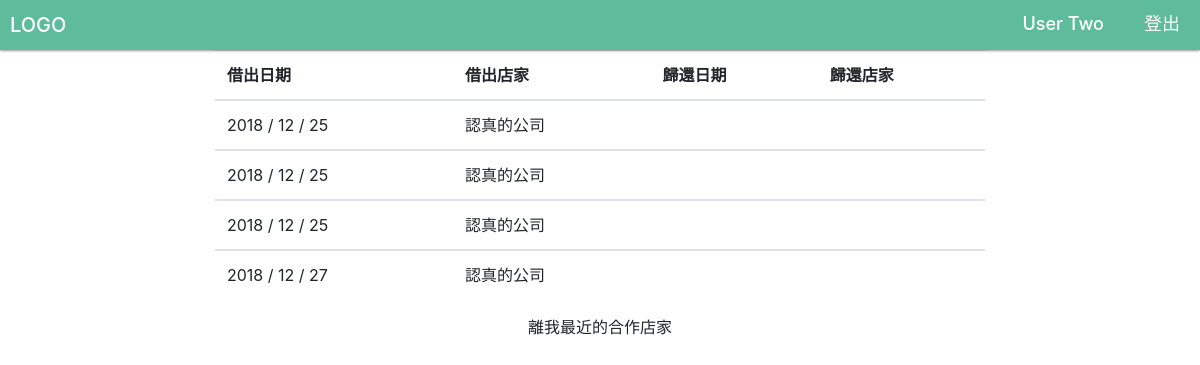
Page /interaction/customer/mycups/ (signed in) on the committed database.
### interaction/models.py (models this page shows, shortened)
class CupUser(AbstractUser):
    phone_number = models.CharField(blank=True, null=True, max_length=10, help_text='e.g. 0912345678')
    address = models.CharField(blank=True, null=True, max_length=300)
    title = models.CharField(blank=True, null=True, max_length=300)
    is_customer = models.BooleanField(default=False, verbose_name='customer status')
    is_business = models.BooleanField(default=False, verbose_name='business status')
    @property
    def name(self):
        if self.first_name and self.last_name:
            english = r'(^[A-Za-z]+$)'
            if re.match(english, self.first_name+self.last_name):
                return ("%s %s" % (self.first_name, self.last_name))
            else:
                return self.last_name+self.first_name
        elif self.title:
            return self.title
        else:
            return self.username

class Record(models.Model):
    cup = models.ForeignKey('Cup', on_delete=models.SET_NULL, blank=True, null=True)
    user = models.ForeignKey('CupUser', related_name='user', on_delete=models.SET_NULL, blank=True, null=True)
    source = models.ForeignKey('CupUser', related_name='source', on_delete=models.SET_NULL, blank=True, null=True)
    destination = models.ForeignKey('CupUser', related_name='destination', on_delete=models.SET_NULL, blank=True, null=True)
    returned_at = models.DateTimeField(auto_now=True)        # record 被更新的時間就是杯子被還回來的時間
    loaned_out_at = models.DateTimeField(auto_now_add=True)  # 杯子被租出去的時間就是 record 建立的時間
    class meta:
        ordering = ['-loaned_out_at']

### interaction/views/customer.py (the view)
# urls.py: path('customer/mycups/', customer.CustomerRecordListView.as_view(), name='customer-view-cups'),
class CustomerRecordListView(LoginRequiredMixin, ListView):
    model = Record
    template_name ='customer_record.html'
    context_object_name = 'checked_out_records' # default is 'record_list'
    paginate_by = 10
    def get_queryset(self):
        return Record.objects.filter(user=self.request.user).order_by('loaned_out_at')

### interaction/templates/customer_record.html (shortened to what this page needs)
{% extends "base_generic.html" %}
{% block content %}
  <div class="col-md-8">
  {% if checked_out_records %}
    <table class="table table-hover">
      <thead>
        <tr>
          <th scope="col">借出日期</th>
          <th scope="col">借出店家</th>
          <th scope="col">歸還日期</th>
          <th scope="col">歸還店家</th>
        </tr>
      </thead>
      {% for record in checked_out_records %}
      <tbody>
        <tr>
          <td>{{ record.loaned_out_at|date:"Y / m / d" }}</td>
          <td>{{ record.source.name }}</td>
          <td>{% if record.destination %} {{ record.returned_at|date:"Y / m / d" }} {% endif %}</td>
          <td>{{ record.destination.name }}</td>
        </tr>
      </tbody>
      {% endfor %}
    </table>
    {% else %}
      <p>你還沒有租借杯子紀錄</p>
    {% endif %}
  </div>
  <div class="col-md-12">
    <p>離我最近的合作店家</p>
  </div>
{% endblock %}

### interaction/templates/nav_bar.html (shortened to what this page needs)
<nav class="col-12 navbar">
  <a class="logo" href="{% url 'index' %}">LOGO</a>
  <div class="nav-toggler navbar-collapse">
    <div class="menu">
      <ul class="nav-list">
          {% if user.is_authenticated %}
            {% if user.is_customer %}
              <li class="nav-item"><a class="nav-link" href="{% url 'customer-view-cups' %}">{{ user.name }}</a></li>
            {% elif user.is_business %}
              <li class="nav-item"><a class="nav-link" href="{% url 'business-manage-cups' %}">{{ user.name }}</a></li>
            {% else %}
              <li class="nav-item nav-link"></li>
              <li class="nav-item"><a class="nav-link" href="">你是 {{ user.name }}</a></li>
              <li class="nav-item"><a class="nav-link" href="{% url 'customer-view-cups' %}">顧客頁面</a></li>
              <li class="nav-item"><a class="nav-link" href="{% url 'business-manage-cups' %}">商家頁面</a></li>
            {% endif %}
            <li class="nav-item"><a class="nav-link" href="{% url 'logout' %}?next={{request.path}}">登出</a></li>
          {% endif %}
        </ul>
    </div>
  </div>
</nav>

### interaction/static/css/styles.css (style rules this page uses)
body, html { position: relative; padding:0; margin:0; width:100vw; }
html { scroll-behavior: smooth; }
:root { --color-main:#5EBC9D; --color-text:#ffffff; --color-second:#efefef; --color-shadow:#454545; --color-warning:#FFAE51; }
.navbar { display: flex; flex-direction: row nowrap; justify-content: space-between; height:50px; z-index: 100; left:0; right:0; background-color:var(--color-main); box-shadow: 0px 0px 3px var(--color-shadow); transition: 0.5s; padding:0px 10px ; }
.logo { display: flex; justify-content: center; align-items: center; z-index: 101; font-weight:500; font-size: 20px; color:var(--color-text); }
.menu { display: flex; flex-direction: column; justify-content: center; align-items: center; overflow: hidden; height: 0; transition: height 1s; position: absolute; top:0; right:0; left: 0; background-color: var(--color-main); }
ul { list-style: none; padding: 0; }
.nav-list { top:50px; height:50px; }
.nav-item { display: flex; justify-content: center; padding:15px 0px; }
.nav-link { display: block; color:var(--color-text); font-size:20px; font-weight:500; text-decoration: none; transition: all 0.3s; height:100%; }
.nav-link::after { display: block; opacity:0; content: ""; height:2px; background-color: var(--color-text); }
p { text-align: center; }
td { padding: 5px 5px; }
@media only screen and (min-width:650px) { .logo { z-index: 1; } }
@media only screen and (min-width:650px) { .nav-toggler { display: flex; justify-content: space-between; } }
@media only screen and (min-width:650px) { .logo { padding-top: 10px; padding-bottom: 10px; } }
@media only screen and (min-width:650px) { .menu { flex-direction: row; justify-content: flex-end; top:0; float: right; height: 50px; transition: none; background-color: none; padding-top: 10px; padding-bottom: 10px; } }
@media only screen and (min-width:650px) { .nav-list { display: flex; flex-direction: row; justify-content: flex-end; justify-content: flex-start; } }
@media only screen and (min-width:650px) { .nav-item { padding:0px 20px; } }
@media only screen and (min-width:650px) { .nav-link { font-size: 18px; } }
@media only screen and (min-width:650px) { .navbar { background-color: none; } }
@media only screen and (min-width:650px) { .nav-list { height:30px; } }
@media only screen and (min-width:650px) { .menu { background-color: transparent; top:0; height:150px; flex-direction: row; align-items: flex-start; } }
@media only screen and (min-width:650px) { .nav-link { padding:0px; } }

### rows in the picture
CupUser: name "User Two"
Record: loaned_out_at "2018 / 12 / 25", source.name "認真的公司"
Record: loaned_out_at "2018 / 12 / 25", source.name "認真的公司"
Record: loaned_out_at "2018 / 12 / 25", source.name "認真的公司"
Record: loaned_out_at "2018 / 12 / 27", source.name "認真的公司"
